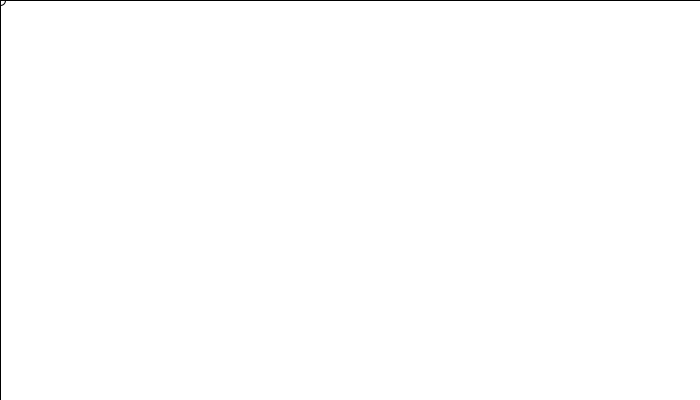
Frame 1 (no input)
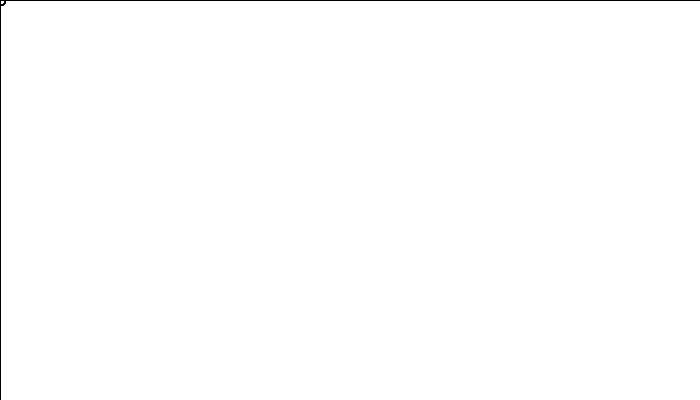
Frame 60 (the mouse pressed at the canvas centre just before this capture)
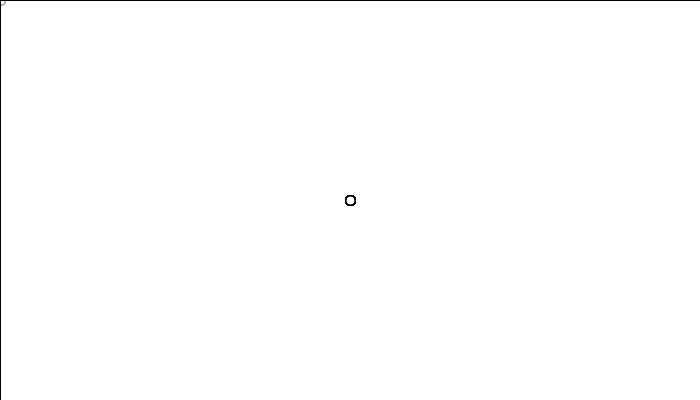
Frame 120 (the mouse held since frame 60 and released just before this capture)

The Processing sketch that drew these frames (run headless with seeded random() and noise(); from frame 60 on, the mouse is pressed at the canvas centre):

// Processing sketch: processing_34488
// ── processing_34488.pde

int x =10;
int click =0;

void setup() {

  size(700, 400);
  background(255);
  //fill( 251,0,0,80);
}
void draw() {
  
  rect (0,0,700,400);
  fill(255, 5);


 // fill(255)
  
  if (mouseX < 700) {
    //fill(251,0,80); 
  }
  //if (mouseX>233 && mouseX<466){
    //fill(0);
 // }
 // if (mouseX>466 && mouseX<700){
   // fill(251,102,0);
  //}
 
  ellipse(mouseX,mouseY,x,x);
 
}
